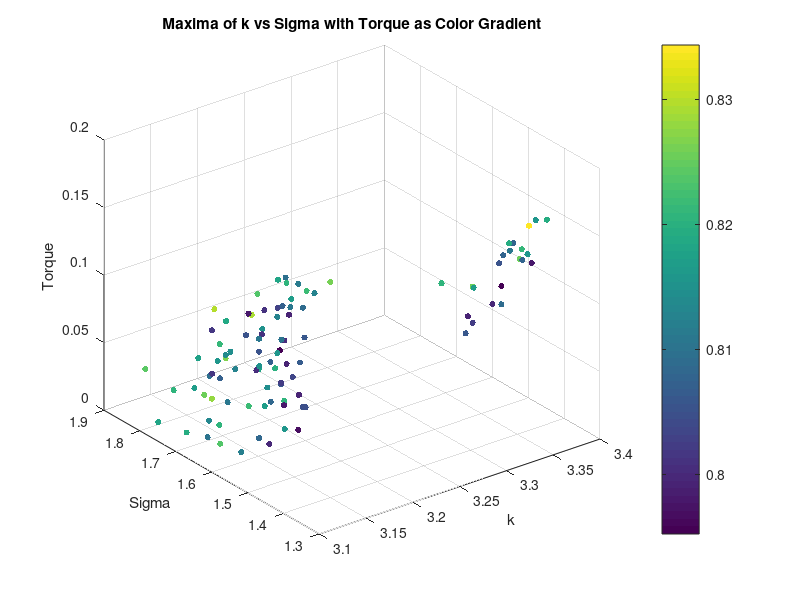
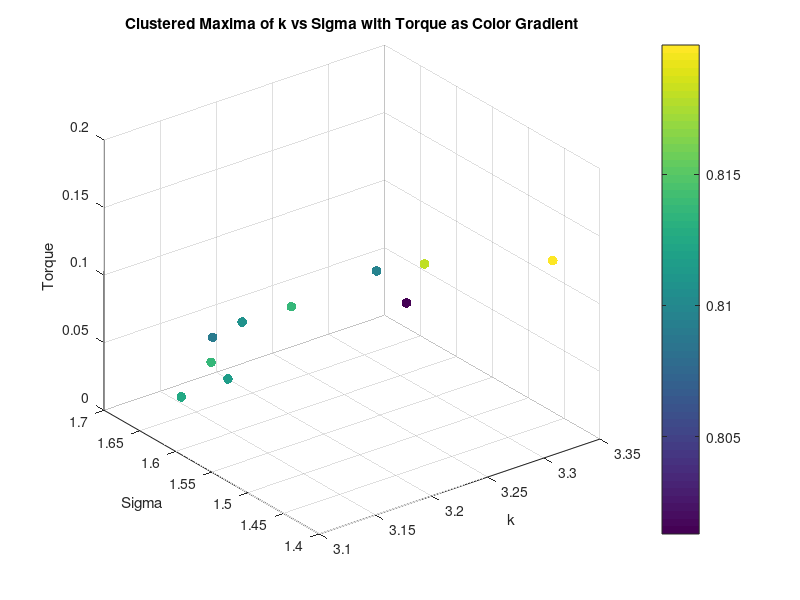
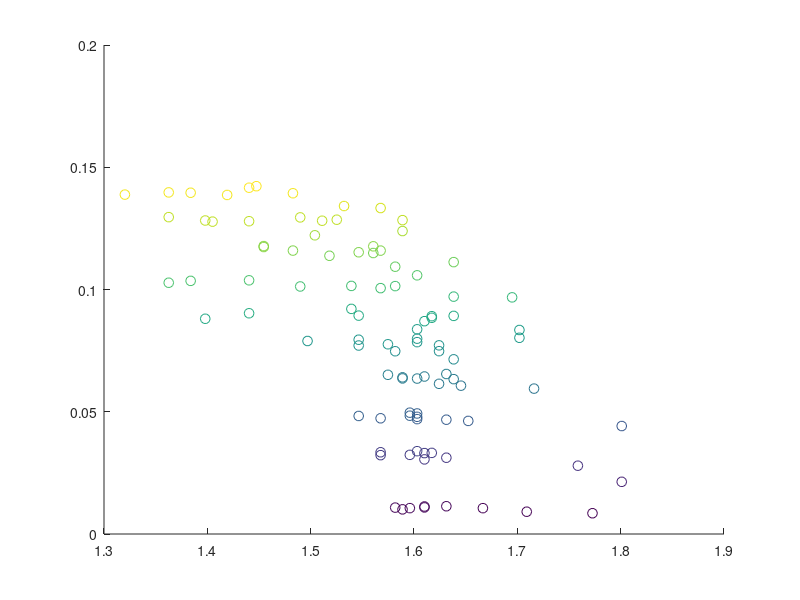

These figures' MATLAB source, in order: (Note: this script raises an error after producing the figures.)
clear all;
close all;


%% Torque Analysis
load('maxima_data.mat');
scatter3(maxima_k, maxima_sigma, torque_values, 20, maxima_corr, 'filled');
xlabel('k');
ylabel('Sigma');
zlabel('Torque');
title('Maxima of k vs Sigma with Torque as Color Gradient');
colorbar;
grid on;
% K means clustering of torque into 10 clusters, taking mean of each cluster k, sigma and corr too
[cluster_idx, cluster_centers] = kmeans(torque_values', 10);
% Take the mean of each cluster
torque_means = zeros(10, 1);
sigma_means = zeros(10, 1);
k_means = zeros(10, 1);
corr_means = zeros(10, 1);
for i = 1:10
    torque_means(i) = mean(torque_values(cluster_idx == i));
    sigma_means(i) = mean(maxima_sigma(cluster_idx == i));
    k_means(i) = mean(maxima_k(cluster_idx == i));
    corr_means(i) = mean(maxima_corr(cluster_idx == i));
end
% Plot the clusters
figure;
scatter3(k_means, sigma_means, torque_means, 50, corr_means, 'filled');
xlabel('k');
ylabel('Sigma');
zlabel('Torque');
title('Clustered Maxima of k vs Sigma with Torque as Color Gradient');
colorbar;
grid on;
% Ensure data is sorted for polyfit
[sigma_sorted, sort_idx] = sort(maxima_sigma);
torque_sorted = torque_values(sort_idx);
% Display correlation between torque and sigma
disp('Correlation between Torque and Sigma:');
disp(corr(torque_sorted', sigma_sorted'));
% Display correlation between torque and sigma^2
disp('Correlation between Torque and Sigma^2:');
disp(corr(torque_sorted', sigma_sorted'.^2));
% Polyfit for sigma vs torque (order 1 and 2)
p1_sigma = polyfit(sigma_sorted, torque_sorted, 1);
% Calculate fitted values and normalized MSE for sigma vs torque
fitted_torque_p1_sigma = polyval(p1_sigma, sigma_sorted);
mse_p1_sigma = mean((torque_sorted - fitted_torque_p1_sigma).^2);
nmse_p1_sigma = mse_p1_sigma / var(torque_sorted);
% Display results for sigma vs torque
disp('Sigma vs Torque:');
disp(['Order 1 nMSE: ', num2str(nmse_p1_sigma)]);
%display correlation between torque and sigma
% Plot for sigma vs torque with polynomial fits (first instance)
figure;
scatter(sigma_sorted, torque_sorted, 50, torque_sorted,'DisplayName', 'Data');
% Create a custom colormap based on jet, excluding yellow/light orange
cmap = jet(256); % Get the jet colormap with 256 colors
cmap = cmap([1:140,180:256], :); % Keep only the first 200 colors, removing the yellow/light orange range
colormap(gmap40); % Apply the custom colormap
colorbar; % Add a colorbar to indicate the mapping of color to torque_sorted values
hold on;
plot(sigma_sorted, fitted_torque_p1_sigma, '-r', 'DisplayName', ...
    ['Order 1 Fit: y = ', num2str(p1_sigma(1)), 'x + ', num2str(p1_sigma(2)), ...
    ', nMSE = ', num2str(nmse_p1_sigma)]);
xlabel('Sigma');
ylabel('Torque');
title('Sigma vs Torque with Polynomial Fits');
legend('show');
grid on;
% % Ensure data is sorted for polyfit
% [sigma_sorted, sort_idx] = sort(sigma_means);
% torque_sorted = torque_means(sort_idx);
% %Display correlation between torque and sigma
% disp('Correlation between Torque and Sigma:');
% disp(corr(torque_sorted, sigma_sorted));
% %Display correlation between torque and sigma^2
% disp('Correlation between Torque and Sigma^2:');
% disp(corr(torque_sorted, sigma_sorted.^2));
% % Polyfit for sigma vs torque (order 1 and 2)
% p1_sigma = polyfit(sigma_sorted, torque_sorted, 1);
% p2_sigma = polyfit(sigma_sorted, torque_sorted, 2);
% % Calculate zitted values and normalized MSE for sigma vs torque
% fitted_torque_p1_sigma = polyval(p1_sigma, sigma_sorted);
% fitted_torque_p2_sigma = polyval(p2_sigma, sigma_sorted);
% mse_p1_sigma = mean((torque_sorted - fitted_torque_p1_sigma).^2);
% mse_p2_sigma = mean((torque_sorted - fitted_torque_p2_sigma).^2);
% nmse_p1_sigma = mse_p1_sigma / var(torque_sorted);
% nmse_p2_sigma = mse_p2_sigma / var(torque_sorted);
% % Display results for sigma vs torque
% disp('Sigma vs Torque:');
% disp(['Order 1 nMSE: ', num2str(nmse_p1_sigma)]);
% disp(['Order 2 nMSE: ', num2str(nmse_p2_sigma)]);
% % Plot for sigma vs torque with polynomial fits (second instance)
% figure;
% scatter(sigma_sorted, torque_sorted, 50, torque_sorted, 'filled', 'DisplayName', 'Data');
% colormap(jet); % High contrast colormap suitable for white background
% colorbar; % Add a colorbar to indicate the mapping of color to torque_sorted values
% hold on;
% plot(sigma_sorted, fitted_torque_p1_sigma, '-r', 'DisplayName', ...
%     ['Order 1 Fit: y = ', num2str(p1_sigma(1)), 'x + ', num2str(p1_sigma(2)), ...
%     ', nMSE = ', num2str(nmse_p1_sigma)]);
% plot(sigma_sorted, fitted_torque_p2_sigma, '--g', 'DisplayName', ...
%     ['Order 2 Fit: y = ', num2str(p2_sigma(1)), 'x^2 + ', num2str(p2_sigma(2)), ...
%     'x + ', num2str(p2_sigma(3)), ', nMSE = ', num2str(nmse_p2_sigma)]);
% xlabel('Sigma');
% ylabel('Torque');
% title('Sigma vs Torque with Polynomial Fits');
% legend('show');
% grid on;

% %% Diameter Analysis
% % Saved as diameter_value, k_values(max_k_idx), sigma_values(max_sigma_idx), max_val
% load('maxima_data_Diam.mat');

% figure;
% scatter3(maxima_matrix(:, 2), maxima_matrix(:, 3), maxima_matrix(:, 1), 50, maxima_matrix(:, 1), 'filled'); 
% xlabel('k');
% ylabel('Sigma');
% zlabel('Diameter');
% title('Maxima of k vs Sigma with Diameter as Color Gradient');
% colorbar;
% grid on;

% % K vs d
% % Ensure data is sorted for polyfit
% [k_sorted, sort_idx] = sort(maxima_matrix(:, 2));
% d_sorted = maxima_matrix(sort_idx, 1);
% % Display correlation between d and k
% disp('Correlation between Diameter and k:');
% disp(corr(d_sorted, k_sorted));

% %plot for k vs diam with polynomial fits
% figure;
% scatter(k_sorted, d_sorted, 50, d_sorted, 'filled', 'DisplayName', 'Data');
% colormap(jet); % High contrast colormap suitable for white background
% colorbar; % Add a colorbar to indicate the mapping of color to d_sorted values

% hold on;
% p1_k = polyfit(k_sorted, d_sorted, 1);
% fitted_d_p1_k = polyval(p1_k, k_sorted);
% mse_p1_k = mean((d_sorted - fitted_d_p1_k).^2);
% nmse_p1_k = mse_p1_k / var(d_sorted);
% disp('Diameter vs k:');
% disp(['Order 1 nMSE: ', num2str(nmse_p1_k)]);
% plot(k_sorted, fitted_d_p1_k, '-r', 'DisplayName', ...
%     ['Order 1 Fit: y = ', num2str(p1_k(1)), 'x + ', num2str(p1_k(2)), ...
%     ', nMSE = ', num2str(nmse_p1_k)]);
% xlabel('k');
% ylabel('Diameter');
% title('k vs Diameter with Polynomial Fits');
% legend('show');
